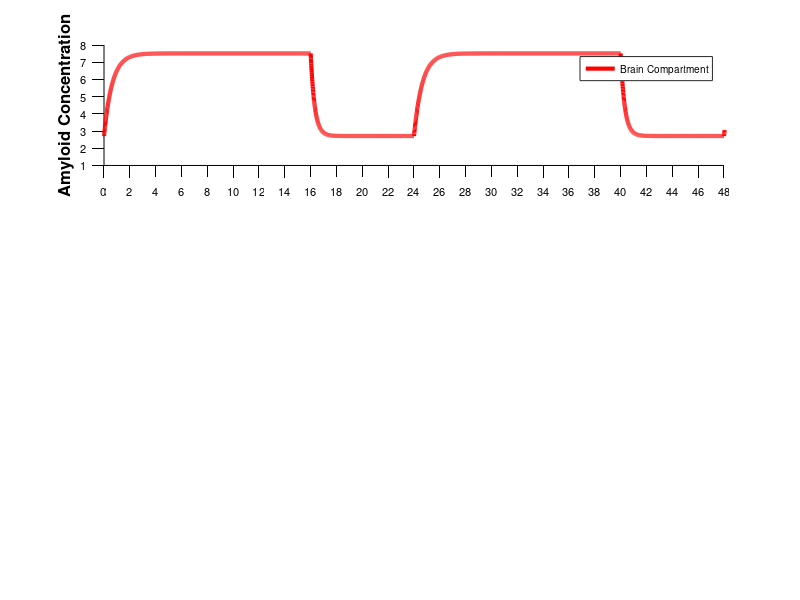

This figure's MATLAB source: (Note: this script raises an error after producing the figure.)
set(groot, ...
'DefaultFigureColor', 'w', ...
'DefaultAxesLineWidth', 0.5, ...
'DefaultAxesXColor', 'k', ...
'DefaultAxesYColor', 'k', ...
'DefaultAxesFontUnits', 'points', ...
'DefaultAxesFontSize', 8, ...
'DefaultAxesFontName', 'Helvetica', ...
'DefaultLineLineWidth', 1, ...
'DefaultTextFontUnits', 'Points', ...
'DefaultTextFontSize', 8, ...
'DefaultTextFontName', 'Helvetica', ...
'DefaultAxesBox', 'off', ...
'DefaultAxesTickLength', [0.02 0.025]);
 
set(groot, 'DefaultAxesTickDir', 'out');
set(groot, 'DefaultAxesTickDirMode', 'manual');

function dydt_n = model_global_wrmse(t, y)
    A = 11.724;
    sigma_A = 0.731;
    r_bc = 1.319;
    sigma_bc = 1.185;
    r_cp = 0.00545;
    sigma_cp = 4.173;
    r_bp = 0.242;
    sigma_bp = 6.607;
    r_p = 0.317;
    sigma_p = 4.028;
    sw_cycle = (mod(t, 24) >= 8 && mod(t, 24) < 24);

    dydt_n = zeros(3, 1);
    dydt_n(1) = A * sw_cycle + sigma_A * A * (1 - sw_cycle) - (r_bp * sw_cycle + sigma_bp * r_bp * (1 - sw_cycle) + r_bc * sw_cycle + sigma_bc * r_bc * (1 - sw_cycle)) * y(1);
    dydt_n(2) = (r_bc * sw_cycle + sigma_bc * r_bc * (1 - sw_cycle)) * y(1) - (r_cp * sw_cycle + sigma_cp * r_cp * (1 - sw_cycle)) * y(2);
    dydt_n(3) = (r_bp * sw_cycle + sigma_bp * r_bp * (1 - sw_cycle)) * y(1) + (r_cp * sw_cycle + sigma_cp * r_cp * (1 - sw_cycle)) * y(2) - (r_p * sw_cycle + sigma_p * r_p * (1 - sw_cycle)) * y(3);
end

function [t, w] = euler(F, endpoints, initial_conditions, ts)
    % Calculate number of steps and time vector
    total_time = endpoints(2) - endpoints(1);
    num_steps = floor(total_time / ts);
    
    % Initialize time vector
    t = linspace(endpoints(1), endpoints(2), num_steps + 1)';
    
    % Initialize solution matrix
    w = zeros(length(t), length(initial_conditions));
    w(1,:) = initial_conditions;
    
    % Euler iteration
    for k = 1:num_steps
        w(k+1,:) = w(k,:) + F(t(k), w(k,:))' * ts;
    end
end


[t_100days_gwrmse, sol_100days_gwrmse] = euler(@(t,y) model_global_wrmse(t,y), [0, 24*100], [1,600,15.5], 0.01);

% Plot
figure;
subplot(3, 1, 1);
hold on;
plot(t_100days_gwrmse, sol_100days_gwrmse(:, 1), 'r', 'LineWidth', 3.0, 'DisplayName', 'Brain Compartment');
legend('show');
ylabel('Amyloid Concentration', 'FontSize', 12, 'FontWeight','bold');
xlim([2336, 2384]);
xticks(2336:2:2384);
xticklabels(0:2:48);
xline(2352, 'k--', 'LineWidth', 2, 'HandleVisibility', 'off', 'Alpha', 0.5);
xline(2360, 'k--', 'LineWidth', 2, 'HandleVisibility', 'off', 'Alpha', 0.5);
xline(2376, 'k--', 'LineWidth', 2, 'HandleVisibility', 'off', 'Alpha', 0.5);
xline(2384, 'k--', 'LineWidth', 2, 'HandleVisibility', 'off', 'Alpha', 0.5);
hold off;

subplot(3, 1, 2);
hold on;
plot(t_100days_gwrmse, sol_100days_gwrmse(:, 2), 'r', 'LineWidth', 3.0, 'DisplayName', 'CSF Compartment');
legend('show');
ylabel('Amyloid Concentration', 'FontSize', 12, 'FontWeight','bold');
xlim([2336, 2384]);
xticks(2336:2:2384);
xticklabels(0:2:48);
xline(2352, 'k--', 'LineWidth', 2, 'HandleVisibility', 'off', 'Alpha', 0.5);
xline(2360, 'k--', 'LineWidth', 2, 'HandleVisibility', 'off', 'Alpha', 0.5);
xline(2376, 'k--', 'LineWidth', 2, 'HandleVisibility', 'off', 'Alpha', 0.5);
xline(2384, 'k--', 'LineWidth', 2, 'HandleVisibility', 'off', 'Alpha', 0.5);
hold off;

subplot(3, 1, 3);
hold on;
plot(t_100days_gwrmse, sol_100days_gwrmse(:, 3), 'r', 'LineWidth', 3.0, 'DisplayName', 'Plasma Compartment');
legend('show');
xlabel('Time (hr)', 'FontSize', 12, 'FontWeight','bold');
ylabel('Amyloid Concentration', 'FontSize', 12, 'FontWeight','bold');
xlim([2336, 2384]);
xticks(2336:2:2384);
xticklabels(0:2:48);
xline(2352, 'k--', 'LineWidth', 2, 'HandleVisibility', 'off', 'Alpha', 0.5);
xline(2360, 'k--', 'LineWidth', 2, 'HandleVisibility', 'off', 'Alpha', 0.5);
xline(2376, 'k--', 'LineWidth', 2, 'HandleVisibility', 'off', 'Alpha', 0.5);
xline(2384, 'k--', 'LineWidth', 2, 'HandleVisibility', 'off', 'Alpha', 0.5);
hold off;
